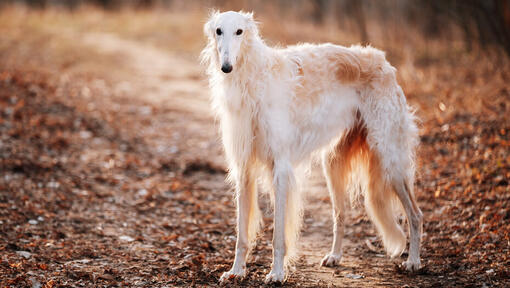
#> input picture borzyi_piesek.jpg, 510 x 288 px
$ python part_2.py
#> lines starting #> are read from the running program, lines starting #| are printed output that depends on the picture
import numpy as np
from matplotlib.image import imread
import matplotlib.pyplot as plt
from sklearn.decomposition import PCA


def show_original():
    original_image = imread("borzyi_piesek.jpg")
    print("The size of the original piesek image(height, width): ", original_image.shape)
    plt.imshow(original_image)
    plt.title("Original image of borzyi piesek")
    plt.axis("off")
    plt.show()
    return original_image


def black_n_white(original_image):
    image_sum = original_image.sum(axis=2)
    image_bw = image_sum / image_sum.max()
    print("\nThe size of black and white piesek image(height, width): ", image_bw.shape)
    plt.imshow(image_bw, "gray")
    plt.title("Black and white image of borzyi piesek")
    plt.axis("off")
    plt.show()
    return image_bw


def cumulative_variance(image_bw):
    pca = PCA()
    pca.fit(image_bw)
    cumulative_variance = np.cumsum(pca.explained_variance_ratio_)
    components = np.argmax(cumulative_variance >= 0.95) + 1
    print("\nNumber of components that cover 95% variance: ", components)
    plt.plot(cumulative_variance)
    plt.title("Cumulative Explained Variance explained by the components")
    plt.xlabel("Principal components")
    plt.ylabel("Cumulative Explained Variance")
    plt.axvline(x=components, color='b', linestyle='--')
    plt.axhline(y=0.95, color='g', linestyle='dotted')
    plt.show()
    return components


def reconstruct_image(image_bw, components):
    pca = PCA(n_components=components)
    transform_image_bw = pca.fit_transform(image_bw)
    reconstructed_image_bw = pca.inverse_transform(transform_image_bw)
    plt.imshow(reconstructed_image_bw, cmap='gray')
    plt.title(f"\nReconstructed image with {components} components")
    plt.axis('off')
    plt.show()


def different_reconstruct(image_bw):
    components = [5, 20, 40, 50, 150, 250]
    plt.figure(figsize=(10, 8))
    for i, component in enumerate(components, 1):
        pca = PCA(n_components=component)
        transform_image_bw = pca.fit_transform(image_bw)
        reconstructed_image_bw = pca.inverse_transform(transform_image_bw)
        plt.subplot(2, 3, i)
        plt.imshow(reconstructed_image_bw, cmap='gray')
        plt.title(f"\n{component} components")
    plt.tight_layout()
    plt.show()


def main():
    original = show_original()
#> in show_original, original_image is the input picture: shape (288, 510, 3); mean R, G, B 157.9, 122.6, 105.5
#| The size of the original piesek image(height, width):  (288, 510, 3)
    image_bw = black_n_white(original)
#> in black_n_white, `image_sum = original_image.sum(axis=2)`:
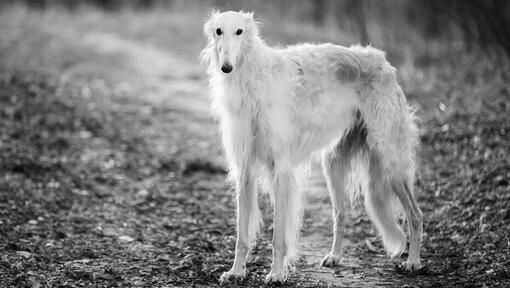
#> image_sum: shape (288, 510) uint64; min 1, max 765, mean 386; drawn with min black and max white
#| The size of black and white piesek image(height, width):  (288, 510)
    components = cumulative_variance(image_bw)
#> in cumulative_variance, `plt.show()`:
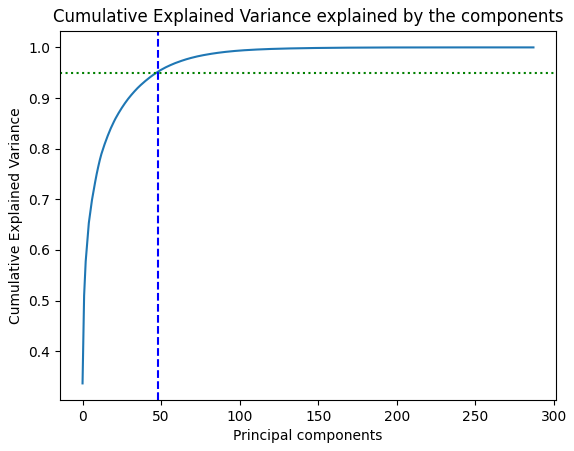
#> figure drawn by matplotlib, 1 panel; curve peaks at x = 286, y = 1
#> components = 48
    reconstruct_image(image_bw, components)
#> in reconstruct_image, `transform_image_bw = pca.fit_transform(image_bw)`:
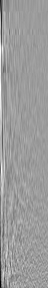
#> transform_image_bw: shape (288, 48) float64; min -4.88, max 3.08, mean 8.02e-17; drawn with min black and max white
#> in reconstruct_image, `reconstructed_image_bw = pca.inverse_transform(transform_image_bw)`:
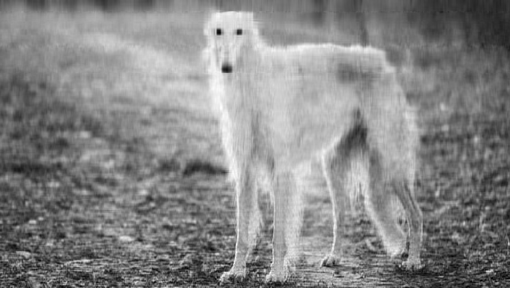
#> reconstructed_image_bw: shape (288, 510) float64; min -0.0897, max 1.03, mean 0.505; drawn with min black and max white
    different_reconstruct(image_bw)
#> the loop in different_reconstruct, `for i, component in enumerate(components, 1):` made 6 passes
#> pass 1, in different_reconstruct, `reconstructed_image_bw = pca.inverse_transform(transform_image_bw)`:
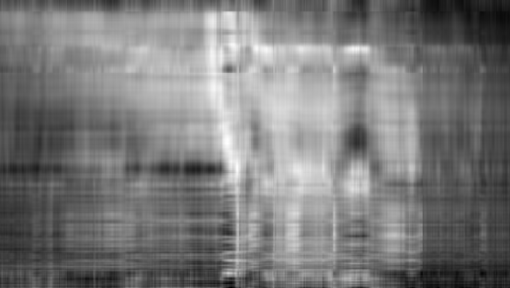
#> reconstructed_image_bw: shape (288, 510) float64; min 0.0318, max 1.02, mean 0.505; drawn with min black and max white
#> after the loop in different_reconstruct, `for i, component in enumerate(components, 1):`:
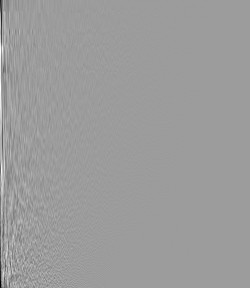
#> transform_image_bw: shape (288, 250) float64; min -4.88, max 3.08, mean -7.49e-18; drawn with min black and max white
#> in different_reconstruct, `plt.show()`:
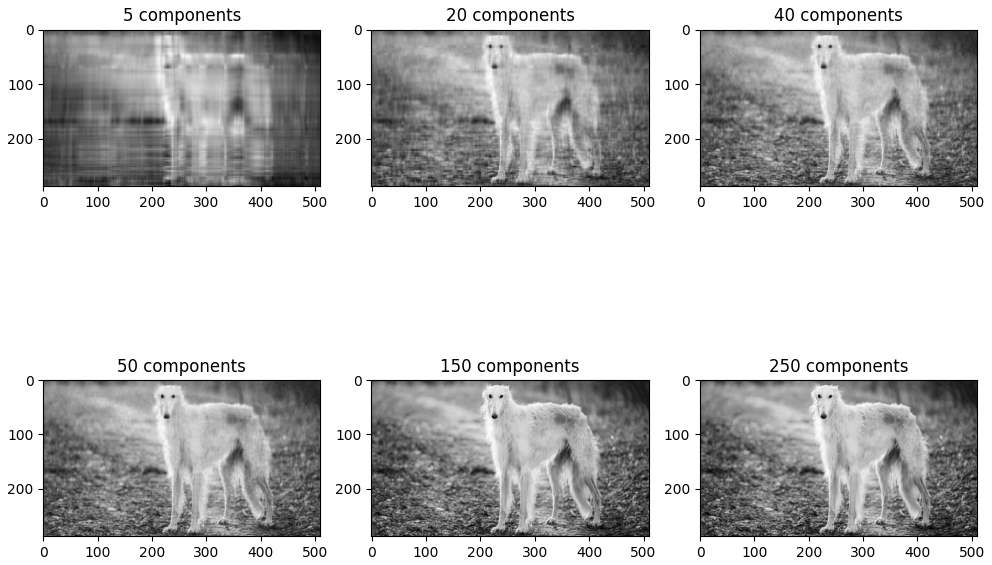
#> figure drawn by matplotlib, 6 panels


main()
